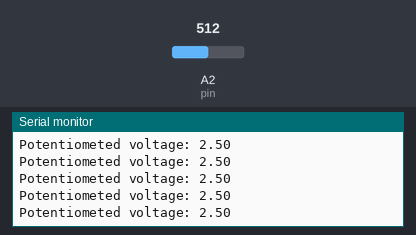
Bench run of a sketch on a simulated Arduino Uno, built with avr-gcc and run on an emulated ATmega328P. Parts: the last lines printed to the serial monitor. Inputs (shaded band) come from the test bench; at power-on: A2 (pin) = 512.

Above: at 1.2 s.
1.3 s: A2 (pin) set to 716
At 1.68 s:
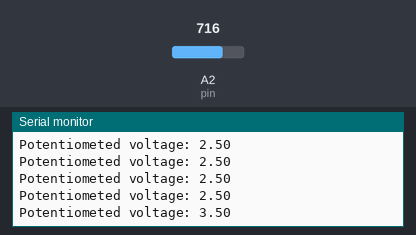
2.8 s: A2 (pin) set to 900
At 2.94 s:
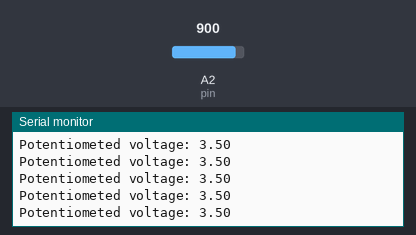
Timing chart, 0 to 5.8 s (numbered marks = the images above; inputs shaded):
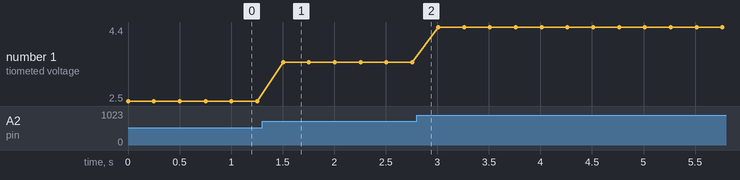

Measured:
- after the input at 1.3 s, the serial monitor: prints a new line after 0.20 s (image 1)
- plotted number 1: 2.5 → 3.5 after the input at 1.3 s, 3.5 → 4.4 after the input at 2.8 s

The sketch:

conditionals.ino
```cpp
int pin = A2;
int pinLED = 9;
int readValue;
float voltage;
int quarterDelay = 250;

void setup() {
  // put your setup code here, to run once:
  Serial.begin(9600);
  pinMode(pin, INPUT);
  pinMode(pinLED, INPUT);
}

void loop() {
  // put your main code here, to run repeatedly:

  readValue = analogRead(pin);
  voltage = (5./1023.) * readValue;

  Serial.print("Potentiometed voltage: ");
  Serial.println(voltage);

  if (voltage > 4.)
    { digitalWrite(pinLED, HIGH); }
  else
    { digitalWrite(pinLED, LOW); }

  delay(quarterDelay);
}
```
